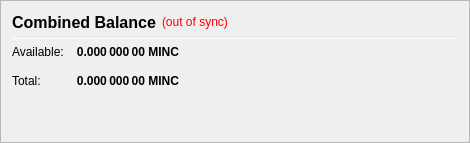
                   <widget class="QFrame" name="frame_CombinedBalances">
                    <property name="minimumSize">
                     <size>
                      <width>470</width>
                      <height>0</height>
                     </size>
                    </property>
                    <property name="frameShape">
                     <enum>QFrame::StyledPanel</enum>
                    </property>
                    <property name="frameShadow">
                     <enum>QFrame::Raised</enum>
                    </property>
                    <layout class="QVBoxLayout" name="verticalLayout_5">
                     <item>
                      <layout class="QHBoxLayout" name="horizontalLayout_5" stretch="0,0,0">
                       <item>
                        <widget class="QLabel" name="label_5z">
                         <property name="minimumSize">
                          <size>
                           <width>0</width>
                           <height>20</height>
                          </size>
                         </property>
                         <property name="font">
                          <font>
                           <pointsize>12</pointsize>
                           <weight>75</weight>
                           <bold>true</bold>
                          </font>
                         </property>
                         <property name="toolTip">
                          <string>Combined Balance (including unconfirmed and immature coins)</string>
                         </property>
                         <property name="text">
                          <string>Combined Balance</string>
                         </property>
                        </widget>
                       </item>
                       <item>
                        <widget class="QLabel" name="labelWalletStatus">
                         <property name="cursor">
                          <cursorShape>WhatsThisCursor</cursorShape>
                         </property>
                         <property name="toolTip">
                          <string>The displayed information may be out of date. Your wallet automatically synchronizes with the Minnodes network after a connection is established, but this process has not completed yet.</string>
                         </property>
                         <property name="styleSheet">
                          <string notr="true">QLabel { color: red; }</string>
                         </property>
                         <property name="text">
                          <string notr="true">(out of sync)</string>
                         </property>
                         <property name="alignment">
                          <set>Qt::AlignLeading|Qt::AlignLeft|Qt::AlignVCenter</set>
                         </property>
                        </widget>
                       </item>
                       <item>
                        <spacer name="horizontalSpacer_1">
                         <property name="orientation">
                          <enum>Qt::Horizontal</enum>
                         </property>
                         <property name="sizeHint" stdset="0">
                          <size>
                           <width>40</width>
                           <height>20</height>
                          </size>
                         </property>
                        </spacer>
                       </item>
                      </layout>
                     </item>
                     <item>
                      <widget class="Line" name="line_CombinedBalance">
                       <property name="minimumSize">
                        <size>
                         <width>0</width>
                         <height>1</height>
                        </size>
                       </property>
                       <property name="maximumSize">
                        <size>
                         <width>16777215</width>
                         <height>1</height>
                        </size>
                       </property>
                       <property name="orientation">
                        <enum>Qt::Horizontal</enum>
                       </property>
                      </widget>
                     </item>
                     <item>
                      <layout class="QGridLayout" name="gridLayout_3">
                       <property name="spacing">
                        <number>12</number>
                       </property>
                       <item row="1" column="0">
                        <widget class="QLabel" name="labelBalanceTextz">
                         <property name="text">
                          <string>Available:</string>
                         </property>
                        </widget>
                       </item>
                       <item row="1" column="1">
                        <widget class="QLabel" name="labelBalancez">
                         <property name="font">
                          <font>
                           <weight>75</weight>
                           <bold>true</bold>
                          </font>
                         </property>
                         <property name="cursor">
                          <cursorShape>IBeamCursor</cursorShape>
                         </property>
                         <property name="toolTip">
                          <string>Your current spendable balance</string>
                         </property>
                         <property name="text">
                          <string notr="true">0.000 000 00 MINC</string>
                         </property>
                         <property name="alignment">
                          <set>Qt::AlignRight|Qt::AlignTrailing|Qt::AlignVCenter</set>
                         </property>
                         <property name="textInteractionFlags">
                          <set>Qt::LinksAccessibleByMouse|Qt::TextSelectableByKeyboard|Qt::TextSelectableByMouse</set>
                         </property>
                        </widget>
                       </item>
                       <item row="2" column="0">
                        <widget class="QLabel" name="labelTotalTextz">
                         <property name="text">
                          <string>Total:</string>
                         </property>
                        </widget>
                       </item>
                       <item row="2" column="1">
                        <widget class="QLabel" name="labelTotalz">
                         <property name="font">
                          <font>
                           <weight>75</weight>
                           <bold>true</bold>
                          </font>
                         </property>
                         <property name="cursor">
                          <cursorShape>IBeamCursor</cursorShape>
                         </property>
                         <property name="toolTip">
                          <string>Total Balance, including all unavailable coins.</string>
                         </property>
                         <property name="text">
                          <string notr="true">0.000 000 00 MINC</string>
                         </property>
                         <property name="alignment">
                          <set>Qt::AlignRight|Qt::AlignTrailing|Qt::AlignVCenter</set>
                         </property>
                         <property name="textInteractionFlags">
                          <set>Qt::LinksAccessibleByMouse|Qt::TextSelectableByKeyboard|Qt::TextSelectableByMouse</set>
                         </property>
                        </widget>
                       </item>
                       <item row="2" column="3">
                        <spacer name="horizontalSpacer_2">
                         <property name="orientation">
                          <enum>Qt::Horizontal</enum>
                         </property>
                         <property name="sizeHint" stdset="0">
                          <size>
                           <width>40</width>
                           <height>20</height>
                          </size>
                         </property>
                        </spacer>
                       </item>
                      </layout>
                     </item>
                     <item>
                      <spacer name="verticalSpacer_1">
                       <property name="orientation">
                        <enum>Qt::Vertical</enum>
                       </property>
                       <property name="sizeHint" stdset="0">
                        <size>
                         <width>20</width>
                         <height>40</height>
                        </size>
                       </property>
                      </spacer>
                     </item>
                    </layout>
                   </widget>
